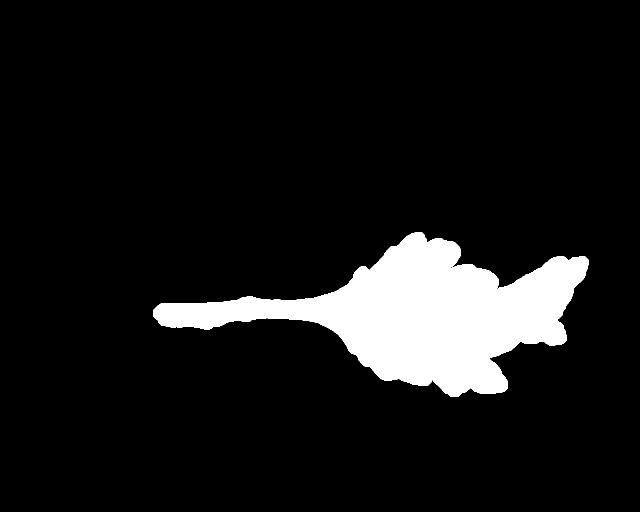
%> input picture esquejeBw3.bmp, 1280 x 1024 px (shown at 1/2 size)
$ octave Extrema.m   (GNU Octave 9; MATLAB toolbox functions it lacks are replaced by stand-ins)
%> lines starting %> are read from the running program, lines starting %| are printed output that depends on the picture; in (x1, y1, x2, y2) boxes, pixels count from 0 and x2, y2 are one past the last pixel; in counts of white or black regions, pixels touching at a corner belong together; the program's own positions count from 1
bw1 = imread('esquejeBw3.bmp');
%> bw1: size 1024x1280 logical; 9.1% white; 1 white region
figure(1);
subplot 121; imshow(bw1);
bw = im2bw(bw1);
subplot 122;imshow(bw);
bw = bwareaopen(bw,1000);
prop= regionprops(bw,'all');
%> prop = 1 region; box (x1, y1, x2, y2), Area, Centroid, MajorAxisLength, MinorAxisLength and Eccentricity: (306, 464, 1177, 794) 119791 [842.1 630.1] 741.6 275.2 0.929

hold on
pe = prop.Extrema;
%> pe = [833.5 464.5; 844.5 464.5; 1177.5 519.5; 1177.5 531.5; 917.5 794.5; 906.5 794.5; 306.5 633.5; 306.5 621.5]
p1 = pe(1,1);
%> p1 = 833.5
p5 = pe(5,1);
%> p5 = 917.5
if (p1 > 700) && (p5 > 700)
    bw = imrotate(bw,180);
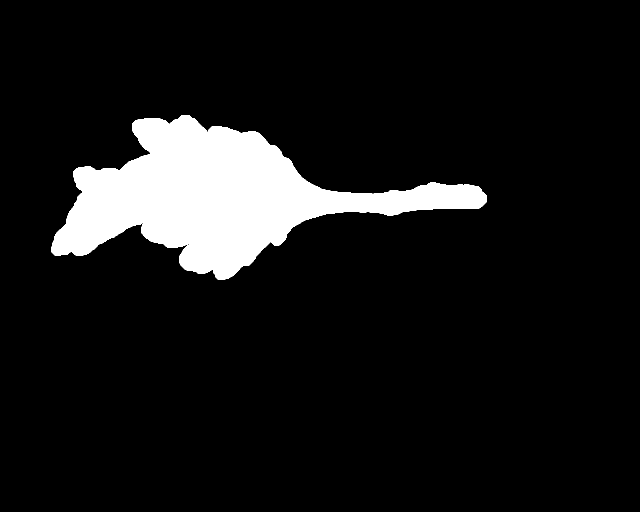
%> bw: size 1024x1280 logical (shown at 1/2 size); 9.1% white; 1 white region
    hold on
    imshow(bw);
end
prop= regionprops(bw,'all');
%> prop = 1 region; box (x1, y1, x2, y2), Area, Centroid, MajorAxisLength, MinorAxisLength and Eccentricity: (103, 230, 974, 560) 119791 [438.9 394.9] 741.6 275.2 0.929
N = length(prop);
%> N = 1

hold on
pe = prop.Extrema;
%> pe = [363.5 230.5; 374.5 230.5; 974.5 391.5; 974.5 403.5; 447.5 560.5; 436.5 560.5; 103.5 505.5; 103.5 493.5]
plot(pe(:,1),pe(:,2),'m*','LineWidth',1.5);

pb = prop.BoundingBox;
%> pb = [103.5 230.5 871 330]
rectangle('Position',pb,'EdgeColor','g','LineWidth',2);
hold on

pch = prop.ConvexHull;
%> pch = 26 rows, first 12: [974.5 403; 973.5 405; 965 413.5; 961 416.5; 959 417.5; 456 558.5; 447 560.5; 437 560.5; 110 511.5; 103.5 505; 103.5 494; 105.5 486]
plot(pch(:,1),pch(:,2),'LineWidth',2);
hold on

pc = prop.Centroid;
%> pc = [438.9 394.9]
plot(pc(1),pc(2),'*','MarkerSize',10,'LineWidth',2);

hold on
P1=[pe(8,1) pe(8,2)];P2=[pe(4,1) pe(4,2)];
%> after `P1=[pe(8,1) pe(8,2)]`: P1 = [103.5 493.5]
%> after `P2=[pe(4,1) pe(4,2)]`: P2 = [974.5 403.5]
recta = plot([P1(1) P2(1)],[P1(2) P2(2)],'r','LineWidth',2)
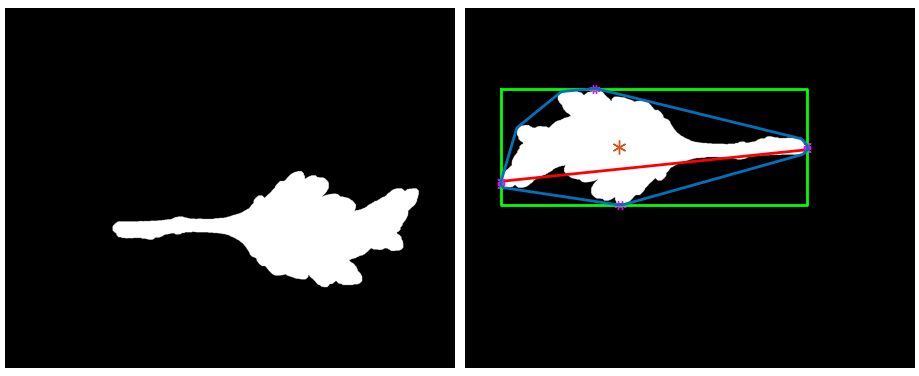
%> figure redrawn from the program's plot data, 2 panels


hold on
po = prop.Orientation;
%> po = 0.443
bw2 = imrotate(bw,-po);
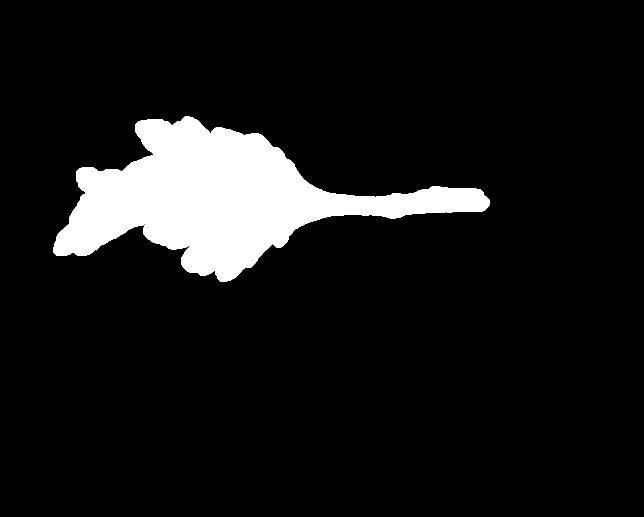
%> bw2: size 1034x1288 logical (shown at 1/2 size); 9% white; 1 white region, box (x1, y1, x2, y2) and area: (107, 233, 979, 564) 119789
% figure(2);
% subplot 121; imshow(bw); title('Original');
% subplot 122; imshow(bw2); title('Alineada');

$ run again, with esquejeBw1.bmp copied over esquejeBw3.bmp
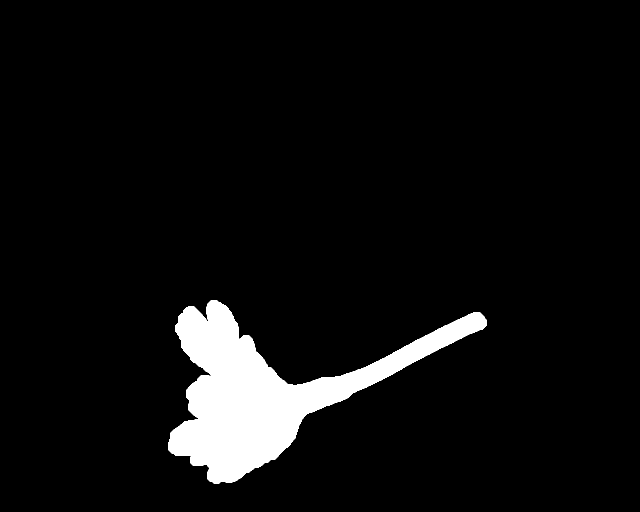
%> input picture esquejeBw1.bmp, 1280 x 1024 px (shown at 1/2 size)
%> bw1: size 1024x1280 logical; 5.8% white; 1 white region
%> prop = 1 region; box (x1, y1, x2, y2), Area, Centroid, MajorAxisLength, MinorAxisLength and Eccentricity: (336, 600, 973, 967) 76666 [531.7 784.9] 602.2 324.7 0.842
%> pe = [422.5 600.5; 434.5 600.5; 973.5 639.5; 973.5 652.5; 439.5 967.5; 427.5 967.5; 336.5 900.5; 336.5 887.5]
%> p1 = 422.5
%> p5 = 439.5
%> N = 1
%> pb = [336.5 600.5 637 367]
%> pch = 23 rows, first 12: [973.5 652; 966 659.5; 550 920.5; 475 961.5; 471 963.5; 465 965.5; 439 967.5; 428 967.5; 421 964.5; 345 908.5; 336.5 900; 336.5 888]
%> pc = [531.7 784.9]
%> P1 = [336.5 887.5]
%> P2 = [973.5 652.5]
%> `recta = plot([P1(1) P2(1)],[P1(2) P2(2)],'r','LineWidth',2)`:
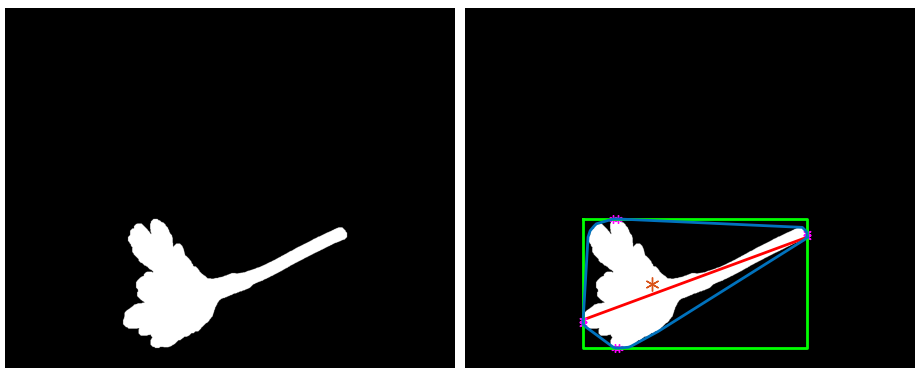
%> figure redrawn from the program's plot data, 2 panels
%> po = 14.89
%> `bw2 = imrotate(bw,-po);`:
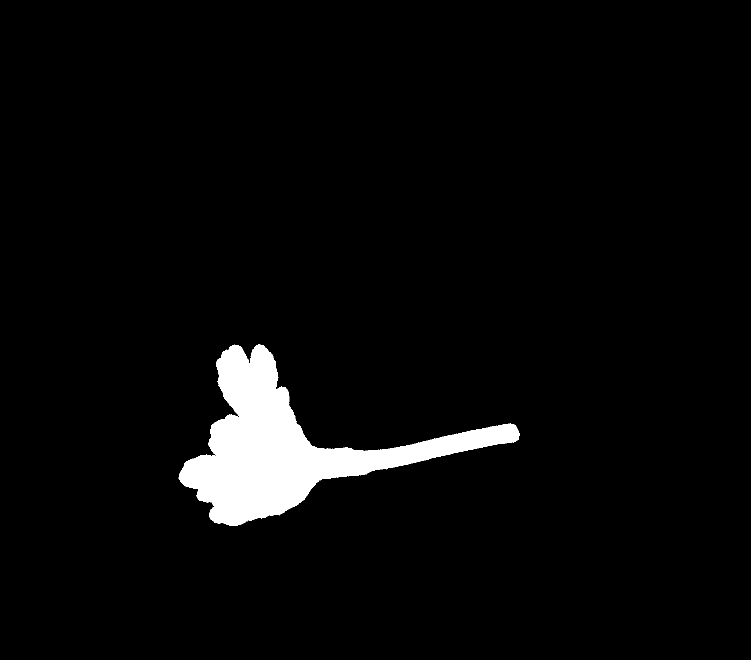
%> bw2: size 1319x1501 logical (shown at 1/2 size); 3.9% white; 1 white region, box (x1, y1, x2, y2) and area: (357, 689, 1040, 1052) 76675

$ run again, with esquejeBw2.bmp copied over esquejeBw3.bmp
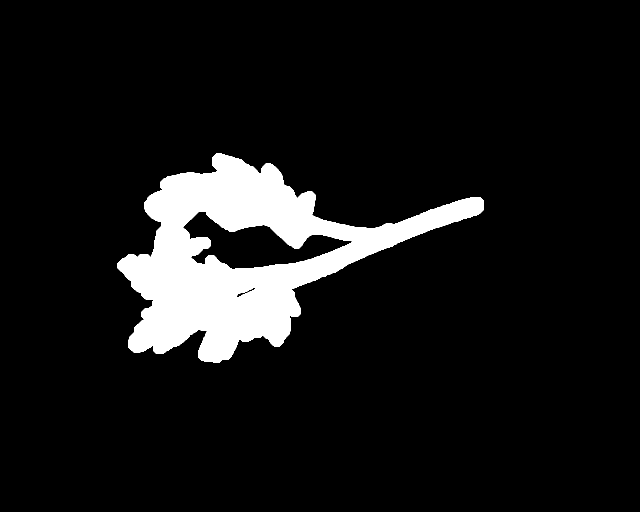
%> input picture esquejeBw2.bmp, 1280 x 1024 px (shown at 1/2 size)
%> bw1: size 1024x1280 logical; 8.9% white; 1 white region
%> prop = 1 region; box (x1, y1, x2, y2), Area, Centroid, MajorAxisLength, MinorAxisLength and Eccentricity: (235, 307, 968, 726) 116137 [489.2 515.8] 630.4 385.7 0.791
%> pe = [432.5 307.5; 444.5 307.5; 968.5 407.5; 968.5 419.5; 438.5 726.5; 427.5 726.5; 235.5 537.5; 235.5 526.5]
%> p1 = 432.5
%> p5 = 438.5
%> N = 1
%> pb = [235.5 307.5 733 419]
%> pch = 23 rows, first 12: [968.5 419; 967.5 421; 960 428.5; 957 430.5; 560 693.5; 438 726.5; 428 726.5; 268 705.5; 264 702.5; 256.5 695; 235.5 537; 235.5 527]
%> pc = [489.2 515.8]
%> P1 = [235.5 526.5]
%> P2 = [968.5 419.5]
%> `recta = plot([P1(1) P2(1)],[P1(2) P2(2)],'r','LineWidth',2)`:
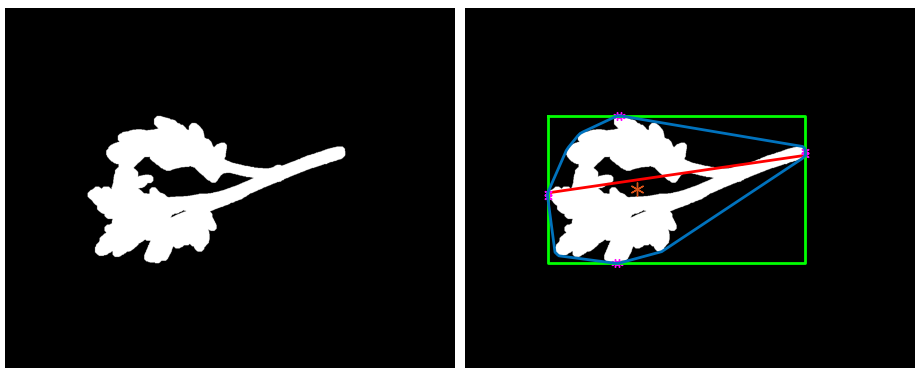
%> figure redrawn from the program's plot data, 2 panels
%> po = 16.55
%> `bw2 = imrotate(bw,-po);`:
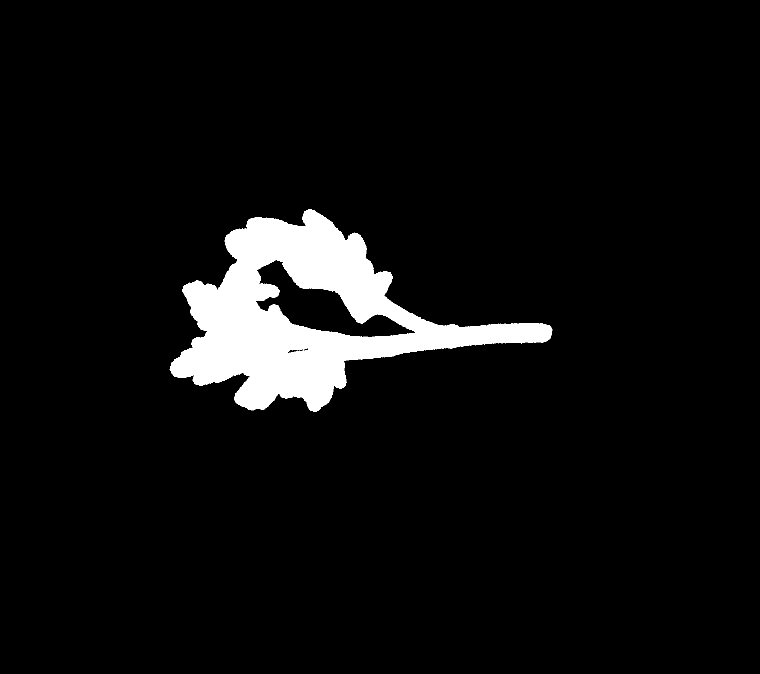
%> bw2: size 1347x1519 logical (shown at 1/2 size); 5.7% white; 1 white region, box (x1, y1, x2, y2) and area: (339, 418, 1105, 824) 116154

$ run again, with esquejeBw.bmp copied over esquejeBw3.bmp
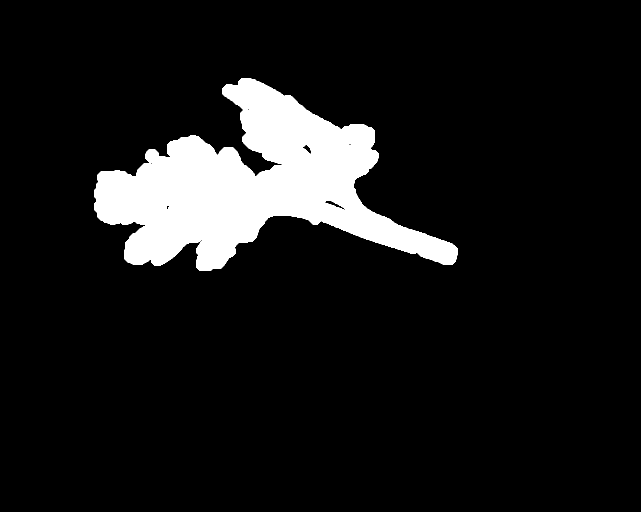
%> input picture esquejeBw.bmp, 1281 x 1024 px (shown at 1/2 size)
%> bw1: size 1024x1281 logical; 9.5% white; 1 white region
%> prop = 1 region; box (x1, y1, x2, y2), Area, Centroid, MajorAxisLength, MinorAxisLength and Eccentricity: (188, 156, 915, 542) 124833 [505.5 374] 659.7 339.3 0.858
%> pe = [483.5 156.5; 501.5 156.5; 915.5 496.5; 915.5 511.5; 420.5 542.5; 399.5 542.5; 188.5 420.5; 188.5 380.5]
%> p1 = 483.5
%> p5 = 420.5
%> N = 1
%> pb = [188.5 156.5 727 386]
%> pch = 22 rows, first 12: [915.5 511; 913.5 519; 911.5 524; 905 530.5; 420 542.5; 400 542.5; 266 529.5; 256 525.5; 248.5 518; 195.5 435; 188.5 420; 188.5 381]
%> pc = [505.5 374]
%> P1 = [188.5 380.5]
%> P2 = [915.5 511.5]
%> `recta = plot([P1(1) P2(1)],[P1(2) P2(2)],'r','LineWidth',2)`:
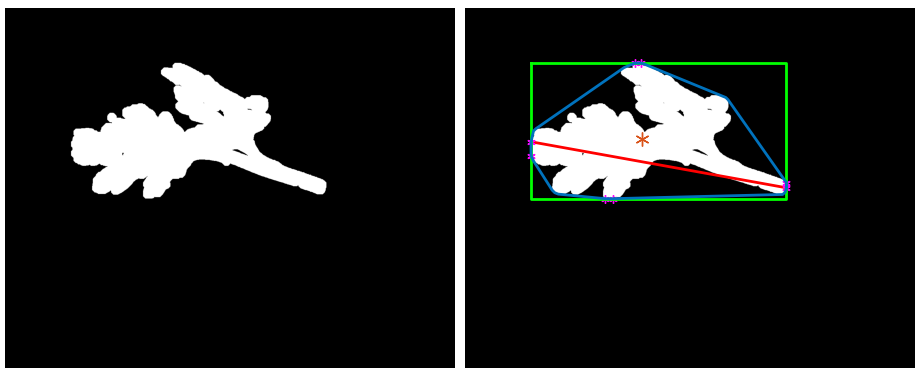
%> figure redrawn from the program's plot data, 2 panels
%> po = 3.99
%> `bw2 = imrotate(bw,-po);`:
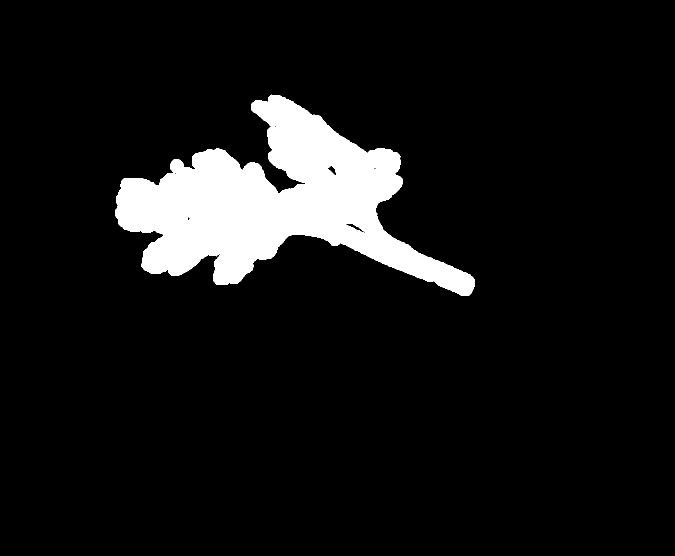
%> bw2: size 1111x1350 logical (shown at 1/2 size); 8.3% white; 1 white region, box (x1, y1, x2, y2) and area: (230, 189, 950, 592) 124833
